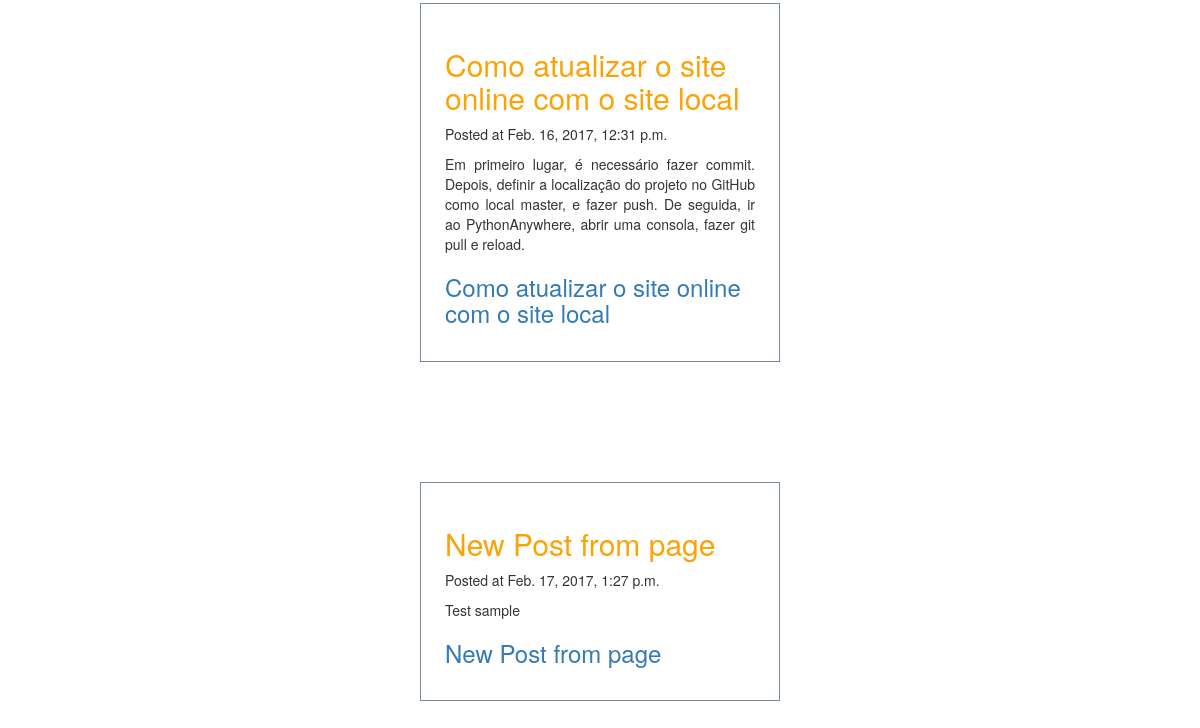
Before: / (lower part) with the older database file.
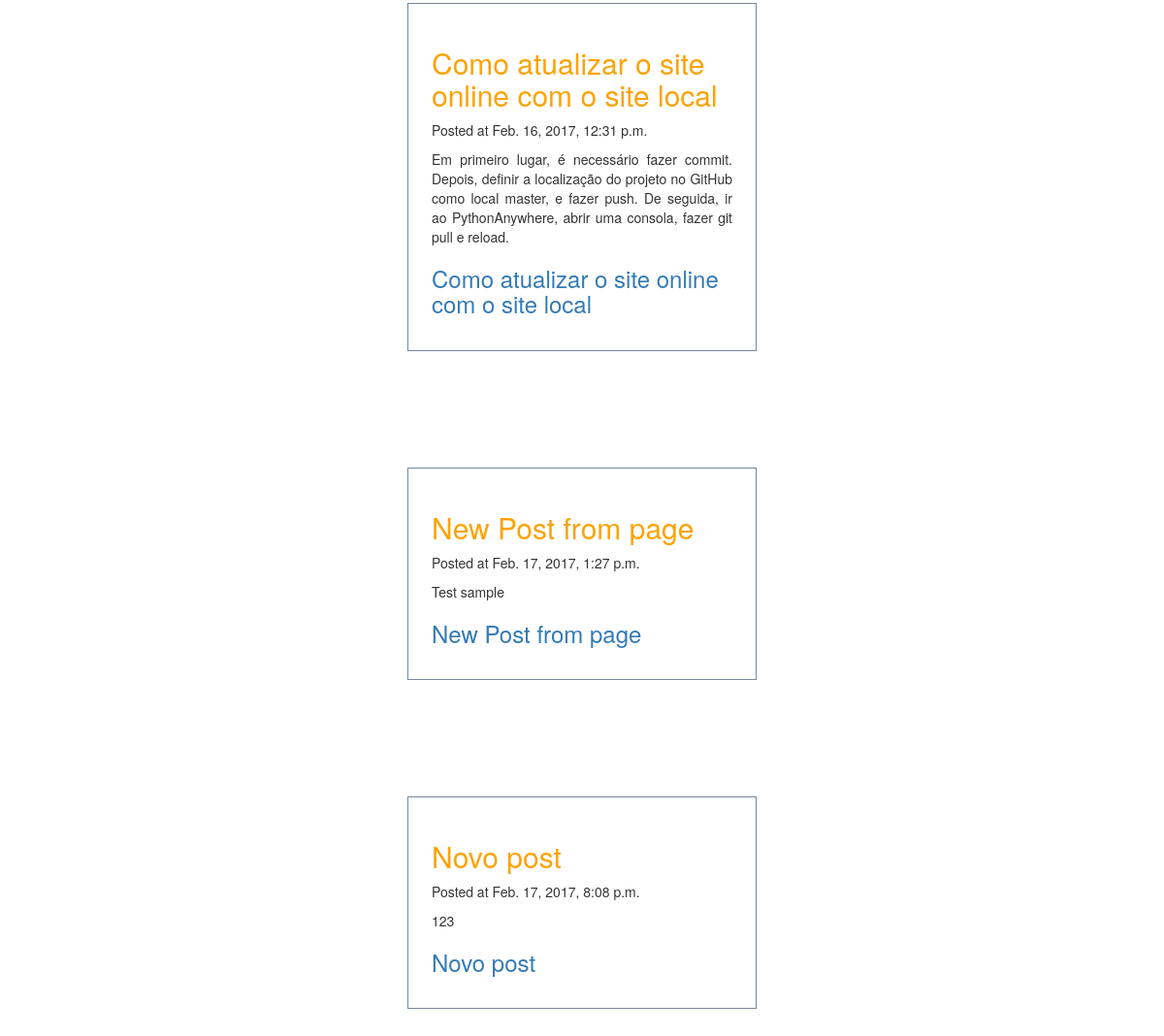
After: the same page with the newer database file.
### blog/models.py (models this page shows, shortened)
class Post(models.Model):
    author = models.ForeignKey('auth.User')
    title = models.CharField(max_length=200)
    text = models.TextField()
    created_date = models.DateTimeField(default=timezone.now)
    published_date = models.DateTimeField(blank=True, null=True)

### blog/views.py (the view)
# urls.py: url(r'^$', views.post_list, name='post_list'),
def post_list(request):
    posts = Post.objects.order_by("published_date")
    return render(request, 'blog/post_list.html', {"posts" : posts})

### blog/templates/blog/post_list.html (shortened to what this page needs)
{% extends 'blog/base.html' %}
{% block content %}
    {% for post in posts %}
        <div class="post">
            <h2 class="post_title">{{post.title}}</h2>
            <p class="post_date">Posted at {{post.published_date}}</p>
            <p class="post_text">{{post.text}}</p>
            <h3><a href="{% url 'post_detail' pk=post.pk %}">{{ post.title }}</a></h3>
        </div>
    {% endfor %}
{% endblock %}

Changed rows visible on the page:
added Post: title "Novo post", published_date "Feb. 17, 2017, 8:08 p.m.", text "123"
